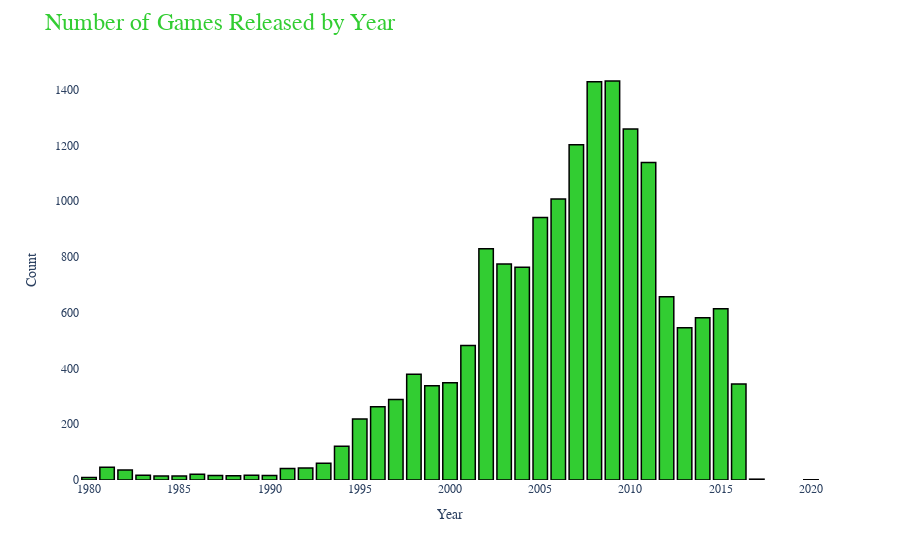

Notebook cell for this chart:
### Code cell
import plotly.express as px

year_count = df1['Year'].value_counts().sort_index()

fig = px.bar(x=year_count.index, y=year_count.values)
fig.update_traces(marker_color='limegreen', marker_line_color='black', marker_line_width=1.5)
fig.update_layout(
    title='Number of Games Released by Year',
    xaxis_title='Year',
    yaxis_title='Count',
    xaxis_showgrid=False,
    yaxis_showgrid=False,
    plot_bgcolor='white',
    font_family='Arial',
    title_font_size=24,
    title_font_color='limegreen',
    xaxis_tickfont_size=12,
    yaxis_tickfont_size=12
)
fig.show()

### Figure 1 — Plotly figure (JSON) as saved in the notebook; plotly's stock layout.template omitted (floating-point values rounded to 4 significant figures)
{"data": [{"alignmentgroup": "True", "hovertemplate": "x=%{x}<br>y=%{y}<extra></extra>", "legendgroup": "", "marker": {"color": "limegreen", "line": {"color": "black", "width": 1.5}, "pattern": {"shape": ""}}, "name": "", "offsetgroup": "", "orientation": "v", "showlegend": false, "textposition": "auto", "type": "bar", "x": [1980, 1981, 1982, 1983, 1984, 1985, 1986, 1987, 1988, 1989, 1990, 1991, 1992, 1993, 1994, 1995, 1996, 1997, 1998, 1999, 2000, 2001, 2002, 2003, 2004, 2005, 2006, 2007, 2008, 2009, 2010, 2011, 2012, 2013, 2014, 2015, 2016, 2017, 2020], "xaxis": "x", "y": [9, 46, 36, 17, 14, 14, 21, 16, 15, 17, 16, 41, 43, 60, 121, 219, 263, 289, 379, 338, 349, 482, 829, 775, 763, 941, 1008, 1202, 1428, 1431, 1259, 1139, 657, 546, 582, 614, 344, 3, 1], "yaxis": "y"}], "layout": {"barmode": "relative", "font": {"family": "Arial"}, "legend": {"tracegroupgap": 0}, "margin": {"t": 60}, "plot_bgcolor": "white", "title": {"font": {"color": "limegreen", "size": 24}, "text": "Number of Games Released by Year"}, "xaxis": {"anchor": "y", "domain": [0, 1], "showgrid": false, "tickfont": {"size": 12}, "title": {"text": "Year"}}, "yaxis": {"anchor": "x", "domain": [0, 1], "showgrid": false, "tickfont": {"size": 12}, "title": {"text": "Count"}}}}
